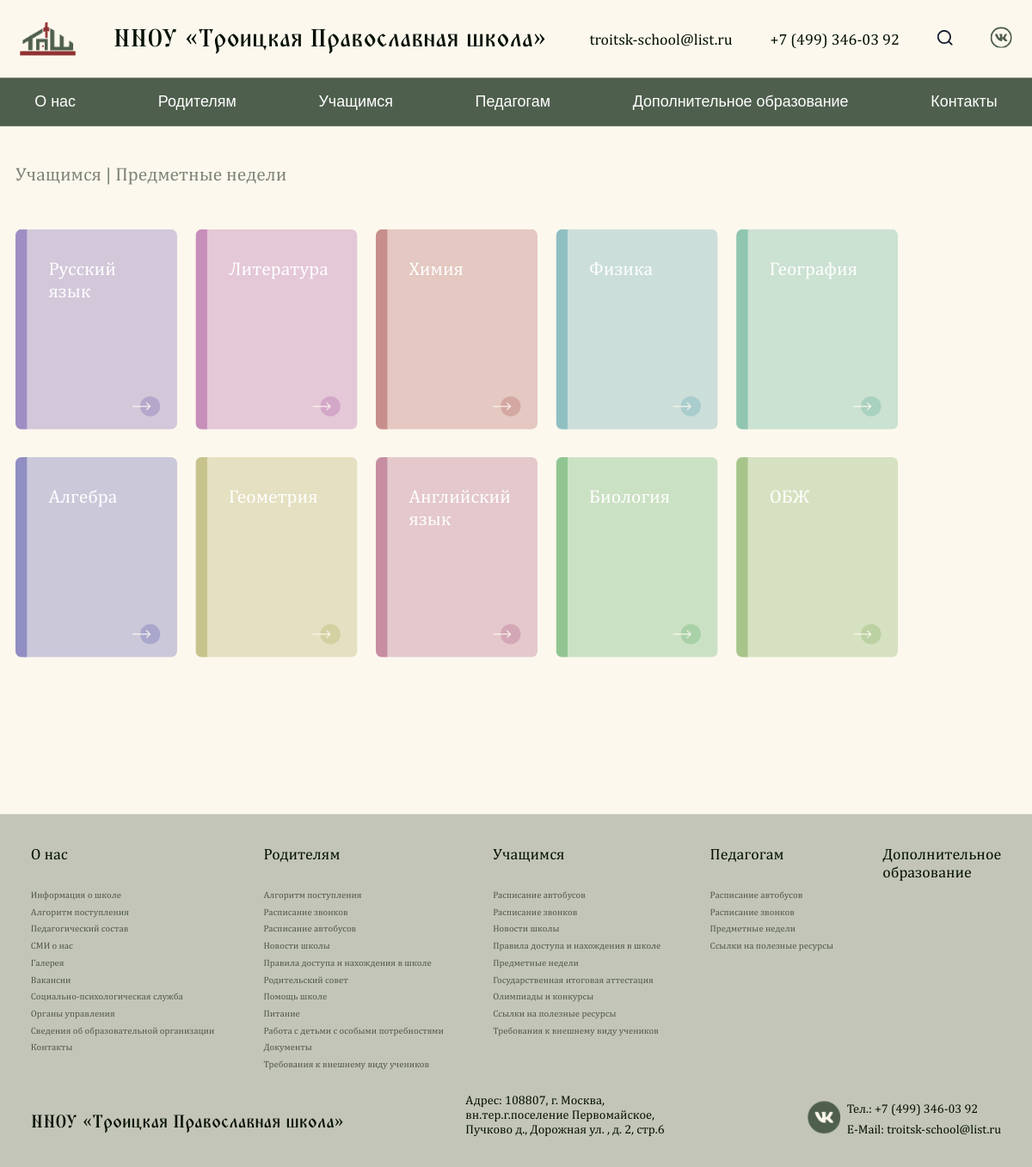
/subjects/, run on the app's committed database.
### pages/models.py (models this page shows, shortened)
class Contact(SingletonModel):
  email = models.CharField("Электронная почта", max_length=100)
  phone = models.CharField("Телефон", max_length=100)
  address = models.CharField("Адрес", max_length=100)
  vk_link = models.CharField("Ссылка на VK", max_length=100)
  class Meta:
    verbose_name = "Контакты"
    verbose_name_plural = "Контакты"

class SubjectWeek(models.Model):
  name = models.CharField("Название", max_length=2000)
  color = models.CharField("Цвет предмета", max_length=30)
  description = models.TextField("Описание", max_length=20000)
  class Meta:
    verbose_name = "Предметная неделя"
    verbose_name_plural = "Предметные недели"

class GenericPageB(models.Model):
  COLOR_CHOICES = [
    ('#913232', 'Красный'),
    ('#4F5F4D', 'Зелёный'),
  ]
  show_in_nav = models.BooleanField("Показать страницу в навигации?", default=False)
  category = models.ForeignKey(GenericPageCategory, verbose_name="Категория", on_delete=models.CASCADE, related_name="pages_b", null=True, blank=True)
  path = models.CharField("Путь к странице", max_length=800, null=True, blank=True)
  page_title = models.CharField("Название страницы", max_length=2000)
  description = models.TextField("Описание", max_length=20000)
  title_color = models.CharField("Цвет заголовка", max_length=7, choices=COLOR_CHOICES, default='#913232')
  is_navigational = models.BooleanField("Является ли страницей навигации?", default=False)
  class Meta:
    verbose_name = "Страница типа 'Б'"
    verbose_name_plural = "Страницы типа 'Б'"

### pages/views.py (the view)
# urls.py: path('subjects/', subjects_page, name="page_subjects"),
def subjects_page(request):
  main_page_info = MainPage.objects.all()[0]
  contacts = Contact.objects.all()[0]
  subjects = SubjectWeek.objects.all()
  page_for_nav_a = GenericPageA.objects.all().filter(show_in_nav=True)
  page_for_nav_b = GenericPageB.objects.all().filter(show_in_nav=True)
  context = {
      'main_page_info': main_page_info,
      'contacts': contacts,
      'subjects': subjects,
      'page_for_nav_a': page_for_nav_a,
      'page_for_nav_b': page_for_nav_b,
  }
  return render(request, 'subject_weeks.html', context)

### pages/templates/subject_weeks.html (shortened to what this page needs)
{% extends 'generics/base.html' %}
{% load static %}
{% block content %}
<div class="container">
  <h2 class="generic-subtitle">
    <a href="{% url 'page_type_b' 11 %}" class="generic-breadcrumb generic-subtitle">Учащимся</a> | Предметные недели
  </h2>
  <div class="subject-list">
    {% for sb in subjects %}
    <a
      class="subject-item"
      href="{% url 'page_subjects_detail' sb.id %}"
    >
      <div class="subject-item-border" style="background: {{ sb.color }};"></div>
      <div class="subject-item-background" style="background: {{ sb.color }};"></div>
      <span class="subject-item-name">{{ sb.name }}</span>
      <div class="subject-item-button">
        <img src="{% static 'assets/arrow.png' %}" alt="">
      </div>
    </a>
    {% endfor %}
  </div>
</div>
{% endblock %}

### pages/templates/generics/_header.html (shortened to what this page needs)
{% load static %}
<header class="header">
    <div class="container">
        <div class="header-block">
            <a href="{% url 'page_main' %}" class="header-box">
                <img src="{% static 'assets/Layer_Logo.png' %}" alt="">
                <h1 class="header-title">ННОУ «Троицкая Православная школа»</h1>
            </a>
            <div class="header-nav">
                <ul class="nav-list">
                    <li><a href="mailto:{{ contacts.email }}" class="nav-link">{{ contacts.email }}</a></li>
                    <li><a href="tel:{{ contacts.phone }}" class="nav-link">{{ contacts.phone }}</a></li>
                    <li><a href="#" class="nav-link">
                    </a></li>
                    <li><a href="{{ contacts.vk_link }}" class="nav-link">
                    </a></li>
                </ul>
            </div>
        </div>
    </div>
</header>
<nav class="navbar">
    <ul class="container menu">
        <li class="menu-item has-submenu">
            <a href="{% url 'page_type_b' 9 %}">О нас</a>
        </li>
        <li class="menu-item has-submenu">
            <a href="{% url 'page_type_b' 10 %}">Родителям</a>
        </li>
        <li class="menu-item has-submenu">
            <a href="{% url 'page_type_b' 11 %}">Учащимся</a>
        </li>
        <li class="menu-item has-submenu">
            <a href="{% url 'page_type_b' 12 %}">Педагогам</a>
        </li>
        <li class="menu-item"><a href="{% url 'page_additional_education' %}">Дополнительное образование</a></li>
        <li class="menu-item"><a href="{% url 'page_contacts' %}">Контакты</a></li>
    </ul>
    </nav>

### pages/templates/generics/_footer.html (shortened to what this page needs)
{% load static %}
<footer class="footer">
  <div class="container">
    <div class="footer-colums">
      <div class="footer__columns">
        <p><a style="font-weight: 500;" href="{% url 'page_type_b' 9 %}">О нас</a></p>
        <p><a class="footer__text" href="{% url 'page_school_information_main' %}">Информация о школе</a></p>
        <p><a class="footer__text" href="{% url 'page_append' %}">Алгоритм поступления</a></p>
        <p><a class="footer__text" href="{% url 'page_teachers' %}">Педагогический состав</a></p>
        <p><a class="footer__text" href="{% url 'page_news' %}">СМИ о нас</a></p>
        <p><a class="footer__text" href="{% url 'page_gallery' %}">Галерея</a></p>
        <p><a class="footer__text" href="{% url 'page_vacancy' %}">Вакансии</a></p>
        <p><a class="footer__text" href="{% url 'page_social_psychology' %}">Социально-психологическая служба</a></p>
        <p><a class="footer__text" href="{% url 'page_administrative_control' %}">Органы управления</a></p>
        <p><a class="footer__text" href="{% url 'page_additional_organization' %}">Сведения об образовательной организации</a></p>
        <p><a class="footer__text" href="{% url 'page_contacts' %}">Контакты</a></p>
      </div>
      <div class="footer__columns">
        <p><a style="font-weight: 500;" href="{% url 'page_type_b' 10 %}">Родителям</a></p>
        <p><a class="footer__text" href="{% url 'page_append' %}">Алгоритм поступления</a></p>
        <p><a class="footer__text" href="{% url 'page_schedule' %}">Расписание звонков</a></p>
        <p><a class="footer__text" href="{% url 'page_schedule_bus' %}">Расписание автобусов</a></p>
        <p><a class="footer__text" href="{% url 'page_news' %}">Новости школы</a></p>
        <p><a class="footer__text" href="{% url 'page_type_b' 6 %}">Правила доступа и нахождения в школе</a></p>
        <p><a class="footer__text" href="{% url 'page_administrative_control_detail' 3 %}">Родительский совет</a></p>
        <p><a class="footer__text" href="{% url 'page_school_information_detail' 3 %}">Помощь школе</a></p>
        <p><a class="footer__text" href="{% url 'page_cuisine' %}">Питание</a></p>
        <p><a class="footer__text" href="#">Работа с детьми с особыми потребностями</a></p>
        <p><a class="footer__text" href="#">Документы</a></p>
        {% for page in page_for_nav_b %}
        {% if page.category.name == 'Родителям' %}
        <p><a class="footer__text" href="{% url 'page_type_b' page.id %}">{{ page.page_title }}</a></p>
        {% endif %}
        {% endfor %}
      </div>
      <div class="footer__columns">
        <p><a style="font-weight: 500;" href="{% url 'page_type_b' 11 %}">Учащимся</a></p>
        <p><a class="footer__text" href="{% url 'page_schedule_bus' %}">Расписание автобусов</a></p>
        <p><a class="footer__text" href="{% url 'page_schedule' %}">Расписание звонков</a></p>
        <p><a class="footer__text" href="{% url 'page_news' %}">Новости школы</a></p>
        <p><a class="footer__text" href="{% url 'page_type_b' 3 %}">Правила доступа и нахождения в школе</a></p>
        <p><a class="footer__text" href="{% url 'page_subjects' %}">Предметные недели</a></p>
        <p><a class="footer__text" href="{% url 'page_attestation' %}">Государственная итоговая аттестация</a></p>
        <p><a class="footer__text" href="{% url 'page_type_b' 1 %}">Олимпиады и конкурсы</a></p>
        <p><a class="footer__text" href="{% url 'page_type_b' 2 %}">Ссылки на полезные ресурсы</a></p>
        {% for page in page_for_nav_b %}
        {% if page.category.name == 'Учащимся' %}
        <p><a class="footer__text" href="{% url 'page_type_b' page.id %}">{{ page.page_title }}</a></p>
        {% endif %}
        {% endfor %}
      </div>
      <div class="footer__columns">
        <p><a style="font-weight: 500;" href="{% url 'page_type_b' 12 %}">Педагогам</a></p>
        <p><a class="footer__text" href="{% url 'page_schedule_bus' %}">Расписание автобусов</a></p>
        <p><a class="footer__text" href="{% url 'page_schedule' %}">Расписание звонков</a></p>
        <p><a class="footer__text" href="{% url 'page_subjects' %}">Предметные недели</a></p>
        <p><a class="footer__text" href="{% url 'page_type_b' 5 %}">Ссылки на полезные ресурсы</a></p>
      </div>
      <div class="footer__columns">
        <p><a style="font-weight: 500;" href="{% url 'page_additional_education' %}">Дополнительное <br> образование</a></p>
      </div>
    </div>
    <div class="footer__bottom">
      <a class="footer__name" href="{% url 'page_main' %}">ННОУ «Троицкая Православная школа»</a>
      <p class="footer__adres" style="width: 286px;">Адрес: {{ contacts.address }}</p>
      <div class="search-btn" style="display: flex; height: 46px; gap: 7.85px">
        <a href="{{ contacts.vk_link }}"><img class="vk" src="{% static 'assets/basil_vk-solid.png' %}" style="width: 43px; height: 42px;" alt=""></a>
        <div class="footer__contact" style="display: flex; flex-direction: column; justify-content: space-between;">
          <p class="footer__number">Тел.: {{ contacts.phone }}</p>
          <p class="footer__emil">E-Mail: {{ contacts.email }}</p>
        </div>
      </div>
    </div>
  </div>
</footer>

### static/css/index.css (style rules this page uses)
* { padding: 0; margin: 0; box-sizing: border-box; list-style: none; text-decoration: none; }
html, body { margin: 0; padding: 0; background: #FCF8EE; scroll-behavior: smooth; }
@media (max-width: 1330px) { body { overflow-x: hidden; } }
.container { max-width: 1300px; margin: 0 auto; }
p, span, a, h1, h2, h3, h4, h5, h6, b { font-family: 'Playfair Display', sans-serif; }

### static/css/header.css (style rules this page uses)
.header { padding: 26px; width: 100%; background: rgb(252, 248, 238); }
.header-block { display: flex; justify-content: space-between; align-items: center; }
.header-box { display: flex; align-items: center; gap: 49px; }
.nav-list { display: flex; align-items: center; gap: 49px; }
.header-title { color: rgb(2, 15, 1); font-family: 'TriodPostnaja' , serif; font-size: 32px; font-weight: 500; line-height: 49px; text-align: left; }
.nav-link { color: rgb(2, 15, 1); font-family: 'Literata', sans-serif; font-size: 20px; font-weight: 400; letter-spacing: 0%; text-align: left; }
.navbar { background-color: #4F5F4D; }
.menu { display: flex; justify-content: space-between; list-style: none; padding: 0; margin: 0; }
.menu-item { position: relative; }
.menu-item a { display: block; padding: 20px 25px; color: white; text-decoration: none; font-size: 20px; font-size: 'Literata', sans-serif; border-radius: 12px; }

### static/css/generic.css (style rules this page uses)
.generic-subtitle { font-size: 24px; font-weight: 500; line-height: 1.2; color: #020F01; opacity: 0.5; padding-top: 48px; padding-bottom: 32px; font-family: 'Literata', sans-serif; }
.generic-breadcrumb { opacity: 1; }

### static/css/footer.css (style rules this page uses)
.footer { margin-top: 72px; background: rgb(207, 209, 196); padding: 40px 20px; font-family: 'Literata', sans-serif; }
.footer { background-color: #c2c5b7; padding: 40px; font-family: serif; font-size: 14px; color: #1f1f1f; margin-top: 40px; margin-bottom: -10px; }
.footer-colums { display: flex; justify-content: space-between; margin-bottom: 30px; position: relative; }
.footer__bottom { display: flex; justify-content: space-between; align-items: flex-end; flex-wrap: wrap; }
.footer__text { color: black; opacity: 0.6; font-family: 'Literata' , serif; font-weight: 400; }
.footer__name { color: rgb(2, 15, 1); font-family: 'TriodPostnaja', serif; font-size: 23.13px; font-weight: 500; line-height: 36px; letter-spacing: 0%; text-align: left; }
.footer__adres { color: rgb(2, 15, 1); font-family: 'Literata', serif; font-size: 16px; font-weight: 400; line-height: 19px; letter-spacing: 0%; text-align: left; }
.footer__number, .footer__emil { color: rgb(2, 15, 1); font-family: 'Literata', sans-serif; font-size: 16px; font-weight: 400; line-height: 19px; letter-spacing: 0%; text-align: left; }
.footer__columns p a { width: 50; height: 23; gap: 10px; color: rgb(2, 15, 1); font-family: 'Literata', sans-serif; font-weight: 400; letter-spacing: 0%; text-align: left; text-decoration: none; font-size: 12px; }
.footer__columns p:first-child { margin-bottom: 27px; }
.footer__columns p:first-child a { font-size: 20px; }
.footer__columns { display: flex; flex-direction: column; gap: 6px; }

### static/css/subjects.css (style rules this page uses)
.subject-list { display: flex; column-gap: 24px; row-gap: 36.17px; flex-wrap: wrap; margin-bottom: 204px; margin-top: 25px; }
.subject-item { width: 210px; height: 260px; position: relative; border-radius: 8px; overflow: hidden; cursor: pointer; }
.subject-item-border { width: 15px; height: 100%; position: absolute; top: 0; left: 0; opacity: 52%; z-index: 4; transition: all .1s; }
.subject-item-background { position: absolute; width: 100%; height: 100%; top: 0; left: 0; opacity: 30%; z-index: 3; transition: all .1s; }
.subject-item-name, .subject-item-button { position: absolute; z-index: 6; }
.subject-item-name { top: 36px; left: 43px; font-size: 24px; padding-right: 21px; line-height: 120%; letter-spacing: 0%; font-weight: 500; font-family: 'Literata', sans-serif; color: #fff; }
.subject-item-button { right: 21.58px; bottom: 17.08px; width: 26px; height: 26px; }
.subject-item-button > img { position: absolute; top: 50%; left: -10px; transform: translateY(-50%); transition: all .1s; }

### data on the page
Contact: email "troitsk-school@list.ru", phone "+7 (499) 346-03 92", address "108807, г. Москва, вн.тер.г.поселение Первомайское, Пучково д., Дорожная ул. , д. 2, стр.6"
SubjectWeek: name "Русский язык"
SubjectWeek: name "Литература"
SubjectWeek: name "Химия"
SubjectWeek: name "Физика"
SubjectWeek: name "География"
SubjectWeek: name "Алгебра"
SubjectWeek: name "Геометрия"
SubjectWeek: name "Английский язык"
SubjectWeek: name "Биология"
SubjectWeek: name "ОБЖ"
GenericPageB: page_title "Требования к внешнему виду учеников"
GenericPageB: page_title "Требования к внешнему виду учеников"
